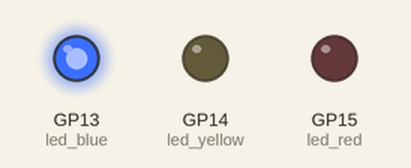
Recording of a program running on a simulated Raspberry Pi Pico running MicroPython. Parts: output pins drawn as LEDs (lit = HIGH).

Above: at 0.2 s.
At 1.2 s:
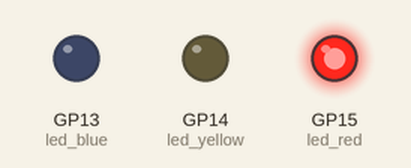
At 2.7 s:
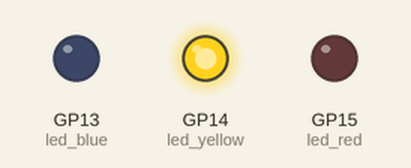
At 3.7 s:
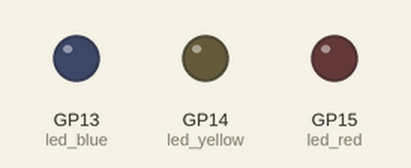
Timing chart, 0 to 4.6 s (numbered marks = the images above):
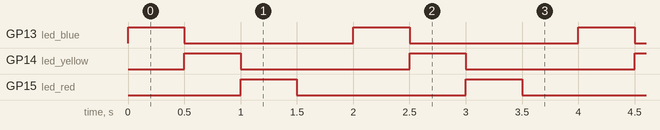

The program:

multilight.py
```python
import machine
import time

led_blue = machine.Pin(13, machine.Pin.OUT)
led_yellow = machine.Pin(14, machine.Pin.OUT)
led_red = machine.Pin(15, machine.Pin.OUT)

while True:
    led_blue.on()
    time.sleep(0.5)
    led_blue.off()

    led_yellow.on()
    time.sleep(0.5)
    led_yellow.off()

    led_red.on()
    time.sleep(0.5)
    led_red.off()

    time.sleep(0.5)
```

Measured:
- by itself, GP13 (led_blue), GP14 (led_yellow), GP15 (led_red): alternates HIGH for 0.50 s and LOW for 1.5 s
- by itself, everything shown: repeats every 2.0 s, in 4 steps
